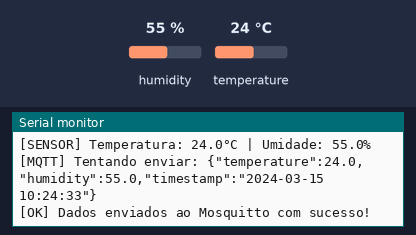
Simulated run of this sketch. Board: ESP8266 (NodeMCU). Shown: the last lines printed to the serial monitor. The inputs (shaded band) are chosen by the test bench; at power-on: humidity 55 %, temperature 24 °C. WiFi joins after 1.5 s; servers stay silent unless stated; the local clock reads 2024-03-15 10:24:30 at power-on unless the sketch sets it; random numbers use the default seed unless the sketch sets one; no MQTT or app messages arrive unless stated.

Above: at 4.7 s.
4.8 s: humidity set to 22 %
13.4 s: temperature set to 12 °C
At 16.4 s:
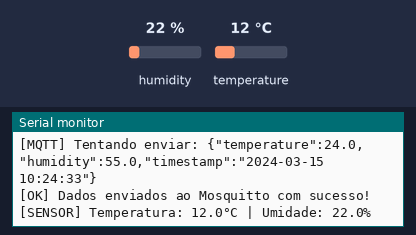
22.0 s: humidity set to 40 %
At 31.5 s:
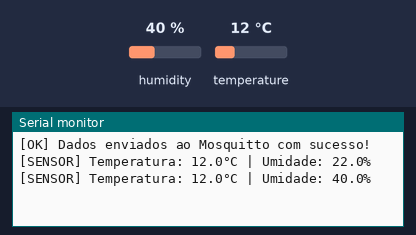

The sketch:

ESP8266.ino
```cpp
#include <ESP8266WiFi.h>
#include <PubSubClient.h>
#include <time.h>
#include <DHT.h>

// Configurações de Wi-Fi
const char* ssid = "quarto";
const char* password = "veracruz";

// Configurações do MQTT (Mosquitto no Raspberry Pi)
const char* mqtt_server = "192.168.1.7";  // IP do Raspberry Pi
const int mqtt_port = 1883;
const char* mqtt_user = "mosquitto";
const char* mqtt_password = "blurbang";
const char* mqtt_topic = "sensor/data";

// Configurações do sensor DHT
#define DHTPIN D4         // Pino onde o DHT22 está conectado
#define DHTTYPE DHT22     // Tipo do sensor (DHT22)
DHT dht(DHTPIN, DHTTYPE);

// Cliente Wi-Fi e MQTT
WiFiClient espClient;
PubSubClient client(espClient);

// Variáveis para controle de tempo
unsigned long lastPublishTime = 0;
unsigned long lastSensorReadTime = 0;
const unsigned long publishInterval = 300000; // 5 minutos em milissegundos
const unsigned long sensorReadInterval = 15000; // 15 segundos em milissegundos
float lastTemperature = 0.0; // Armazena a última temperatura válida
float lastHumidity = 0.0;   // Armazena a última umidade válida
bool firstRun = true;       // Flag para indicar a primeira execução

// Função para sincronizar o relógio com NTP do Brasil
void syncTime() {
    configTime(-4 * 60 * 60, 0, "200.160.0.8", "200.189.40.8", "200.192.232.8"); // Sem ajuste de fuso horário (UTC), múltiplos servidores NTP.br
    Serial.println("[INFO] Sincronizando relógio com NTP.br...");
    struct tm timeinfo;
    int attempts = 0;
    while (!getLocalTime(&timeinfo) && attempts < 10) {
        delay(1000);
        attempts++;
        Serial.print(".");
    }
    if (attempts < 10) {
        char buffer[30];
        strftime(buffer, sizeof(buffer), "%Y-%m-%d %H:%M:%S", &timeinfo);
        Serial.println("\n[OK] Relógio sincronizado! Hora atual: " + String(buffer));
    } else {
        Serial.println("\n[ERRO] Falha na sincronização do relógio após 10 tentativas!");
    }
}

// Função para obter o timestamp atual
String getTimestamp() {
    struct tm timeinfo;
    if (!getLocalTime(&timeinfo)) {
        Serial.println("[ERRO] Falha ao obter timestamp!");
        return "N/A";
    }
    char buffer[30];
    strftime(buffer, sizeof(buffer), "%Y-%m-%d %H:%M:%S", &timeinfo);
    return String(buffer);
}

// Conectar ao Wi-Fi
void connectWiFi() {
    WiFi.begin(ssid, password);
    Serial.print("[INFO] Conectando ao Wi-Fi ");
    int attempts = 0;
    while (WiFi.status() != WL_CONNECTED && attempts < 20) {
        delay(500);
        Serial.print(".");
        attempts++;
    }
    if (WiFi.status() == WL_CONNECTED) {
        Serial.println("\n[OK] Conectado ao Wi-Fi! IP: " + WiFi.localIP().toString());
    } else {
        Serial.println("\n[ERRO] Falha na conexão Wi-Fi após 20 tentativas!");
    }
}

// Reconectar ao MQTT e enviar dados na primeira conexão
void reconnectMQTT() {
    while (!client.connected()) {
        Serial.print("[INFO] Conectando ao Mosquitto...");
        String clientId = "ESP8266-" + String(random(0xffff), HEX);
        if (client.connect(clientId.c_str(), mqtt_user, mqtt_password)) {
            Serial.println("\n[OK] Conectado ao Mosquitto!");
            // Após conectar, lê e exibe os dados do sensor imediatamente
            readSensorData();
            // Se for a primeira execução, envia os dados ao Mosquitto
            if (firstRun && lastTemperature != 0.0 && lastHumidity != 0.0) {
                sendSensorData();
                firstRun = false; // Desativa a flag após o primeiro envio
            }
        } else {
            Serial.print("\n[ERRO] Falha na conexão ao Mosquitto, rc=");
            Serial.print(client.state());
            Serial.println(" Tentando novamente em 5s...");
            delay(5000);
        }
    }
}

// Ler dados do sensor DHT
void readSensorData() {
    float temperature = dht.readTemperature();
    float humidity = dht.readHumidity();

    if (isnan(temperature) || isnan(humidity)) {
        Serial.println("[ERRO] Falha ao ler o sensor DHT22!");
    } else {
        lastTemperature = temperature; // Armazena a última leitura válida
        lastHumidity = humidity;
        Serial.print("[SENSOR] Temperatura: ");
        Serial.print(temperature, 1);
        Serial.print("°C | Umidade: ");
        Serial.print(humidity, 1);
        Serial.println("%");
    }
}

// Enviar dados via MQTT
void sendSensorData() {
    String timestamp = getTimestamp();
    String payload = "{\"temperature\":";
    payload += String(lastTemperature, 1);
    payload += ",\"humidity\":";
    payload += String(lastHumidity, 1);
    payload += ",\"timestamp\":\"";
    payload += timestamp;
    payload += "\"}";

    Serial.print("[MQTT] Tentando enviar: ");
    Serial.println(payload);

    if (client.publish(mqtt_topic, payload.c_str())) {
        Serial.println("[OK] Dados enviados ao Mosquitto com sucesso!");
    } else {
        Serial.println("[ERRO] Falha ao enviar dados ao Mosquitto! Verifique a conexão.");
    }
}

void setup() {
    Serial.begin(115200);
    Serial.println("\n[INFO] Iniciando ESP8266...");
    dht.begin();
    delay(2000); // Aguarda o sensor estabilizar
    connectWiFi();
    client.setServer(mqtt_server, mqtt_port);
    syncTime();
}

void loop() {
    if (!client.connected()) {
        reconnectMQTT();
    }
    client.loop();

    unsigned long currentTime = millis();

    // Lê o sensor a cada 15 segundos
    if (currentTime - lastSensorReadTime >= sensorReadInterval) {
        readSensorData();
        lastSensorReadTime = currentTime;
    }

    // Publica no MQTT a cada 5 minutos
    if (currentTime - lastPublishTime >= publishInterval) {
        if (lastTemperature != 0.0 && lastHumidity != 0.0) { // Garante que há dados válidos
            sendSensorData();
        } else {
            Serial.println("[AVISO] Nenhum dado válido para enviar. Aguardando leitura do sensor...");
        }
        lastPublishTime = currentTime;
    }
}
```

Measured:
- after the input at 13.4 s, the serial monitor: prints a new line after 1.6 s (image 1)
- after the input at 22.0 s, the serial monitor: prints a new line after 8.0 s (image 2)
